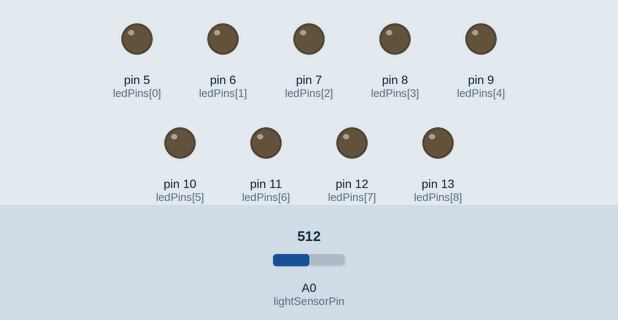
The sketch below on a simulated Arduino Uno, built with avr-gcc and run on an emulated ATmega328P. Parts: output pins drawn as LEDs (lit = HIGH). Inputs (shaded band) come from the test bench; at power-on: A0 (lightSensorPin) = 512.

Above: at 1.2 s.
1.3 s: A0 (lightSensorPin) set to 582
2.8 s: A0 (lightSensorPin) set to 607
At 3.3 s:
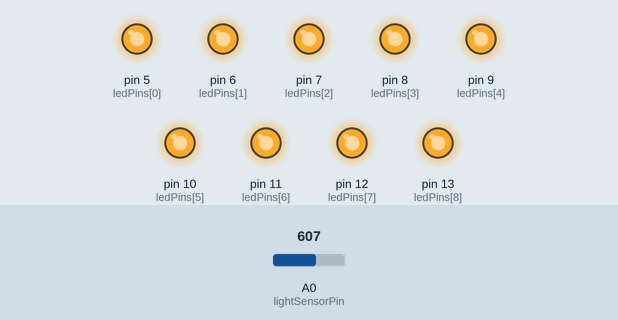
4.3 s: A0 (lightSensorPin) set to 590
At 5.5 s:
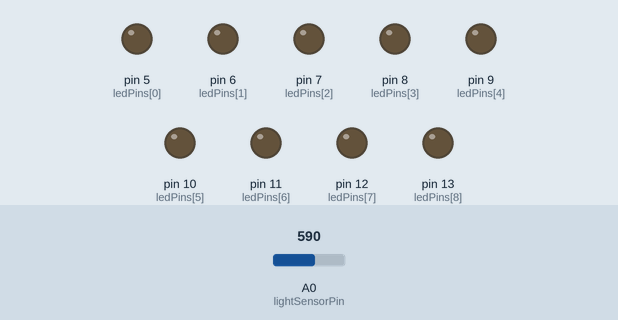
5.8 s: A0 (lightSensorPin) set to 610
At 7.0 s:
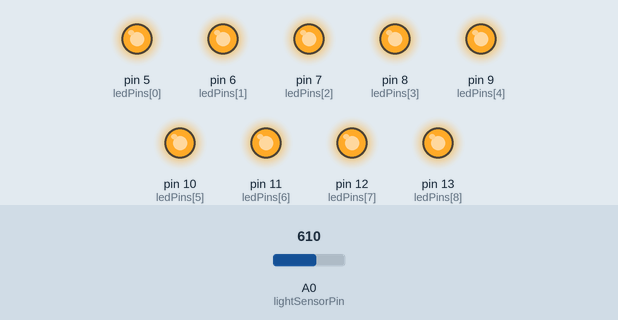
Timing chart, 0 to 8.3 s (numbered marks = the images above; inputs shaded):
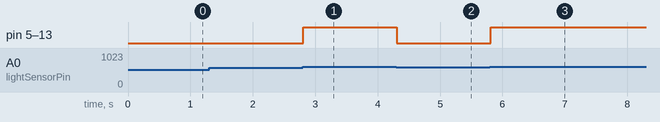

Measured:
- the behaviour switches between 600 and 601 on A0 (lightSensorPin) (found by bisection; images 0 and 1)
- after the input at 1.3 s, every drawn part: stays the same
- after the input at 2.8 s, pin 5 (ledPins[0]), pin 6 (ledPins[1]), pin 7 (ledPins[2]), pin 8 (ledPins[3]), pin 9 (ledPins[4]), pin 10 (ledPins[5]), pin 11 (ledPins[6]), pin 12 (ledPins[7]), pin 13 (ledPins[8]): LOW → HIGH at once
- after the input at 4.3 s, pin 5 (ledPins[0]), pin 6 (ledPins[1]), pin 7 (ledPins[2]), pin 8 (ledPins[3]), pin 9 (ledPins[4]), pin 10 (ledPins[5]), pin 11 (ledPins[6]), pin 12 (ledPins[7]), pin 13 (ledPins[8]): HIGH → LOW at once
- after the input at 5.8 s, pin 5 (ledPins[0]), pin 6 (ledPins[1]), pin 7 (ledPins[2]), pin 8 (ledPins[3]), pin 9 (ledPins[4]), pin 10 (ledPins[5]), pin 11 (ledPins[6]), pin 12 (ledPins[7]), pin 13 (ledPins[8]): LOW → HIGH at once

The sketch:

PhotoresistorExamples.ino
```cpp
// Define the analog pin connected to the photoresistor
const int lightSensorPin = A0;

// Define the digital pins connected to the 9 LEDs
const int ledPins[] = {5, 6, 7, 8, 9, 10, 11, 12, 13};

// Calculate how many LEDs are in the array
const int numLeds = sizeof(ledPins) / sizeof(ledPins[0]);

// Define the threshold value for light level (0–1023)
// Adjust this value based on your specific lighting conditions
const int lightThreshold = 600;

void setup() {
  // Set each LED pin as an OUTPUT
  for (int i = 0; i < numLeds; i++) {
    pinMode(ledPins[i], OUTPUT);
    digitalWrite(ledPins[i], LOW); // Make sure all LEDs start OFF
  }
}

void loop() {
  // Read the analog light level from the photoresistor
  int lightLevel = analogRead(lightSensorPin);

  // If the light level is higher than the threshold,
  // turn ON all the LEDs
  if (lightLevel > lightThreshold) {
    for (int i = 0; i < numLeds; i++) {
      digitalWrite(ledPins[i], HIGH); // Turn LED ON
    }
  } else {
    // If it's dark or dim, turn OFF all the LEDs
    for (int i = 0; i < numLeds; i++) {
      digitalWrite(ledPins[i], LOW); // Turn LED OFF
    }
  }

  // Short delay to reduce flickering or unnecessary rapid updates
  delay(100);
}

/*
const int lightSensorPin = A0;                // Photoresistor connected to A0
const int ledPins[] = {5, 6, 7, 8, 9, 10, 11, 12, 13}; // 9 LED pins
const int numLeds = sizeof(ledPins) / sizeof(ledPins[0]);

void setup() {
  for (int i = 0; i < numLeds; i++) {
    pinMode(ledPins[i], OUTPUT);             // Set all LED pins as outputs
    digitalWrite(ledPins[i], LOW);           // Start with LEDs off
  }
}

void loop() {
  int lightLevel = analogRead(lightSensorPin); // Read from photoresistor (0–1023)

  // Determine how many LEDs to turn on based on light level
  int threshold = 1023 / numLeds;             // Value per step (~113.7)

  for (int i = 0; i < numLeds; i++) {
    // Calculate the threshold for this LED (1/9, 2/9... of 1023)
    if (lightLevel >= threshold * (i + 1)) {
      digitalWrite(ledPins[i], HIGH);         // Turn on LED if above threshold
    } else {
      digitalWrite(ledPins[i], LOW);          // Otherwise turn it off
    }
  }

  delay(100); // Small delay for stability
}
*/
```
